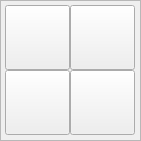
   <widget class="QFrame" name="frame_9">
    <property name="geometry">
     <rect>
      <x>810</x>
      <y>325</y>
      <width>141</width>
      <height>141</height>
     </rect>
    </property>
    <property name="frameShape">
     <enum>QFrame::StyledPanel</enum>
    </property>
    <property name="frameShadow">
     <enum>QFrame::Raised</enum>
    </property>
    <widget class="QPushButton" name="probe_p_angle_y_minus_flip">
     <property name="geometry">
      <rect>
       <x>5</x>
       <y>5</y>
       <width>65</width>
       <height>65</height>
      </rect>
     </property>
     <property name="text">
      <string/>
     </property>
     <property name="function" stdset="0">
      <string>mdi</string>
     </property>
     <property name="command" stdset="0">
      <string>o&lt;p_angle_y_minus_m_flip&gt; call</string>
     </property>
    </widget>
    <widget class="QPushButton" name="probe_p_angle_y_plus_flip">
     <property name="geometry">
      <rect>
       <x>70</x>
       <y>70</y>
       <width>65</width>
       <height>65</height>
      </rect>
     </property>
     <property name="text">
      <string/>
     </property>
     <property name="function" stdset="0">
      <string>mdi</string>
     </property>
     <property name="command" stdset="0">
      <string>o&lt;p_angle_y_plus_m_flip&gt;  call</string>
     </property>
    </widget>
    <widget class="QPushButton" name="probe_p_angle_x_minus_flip">
     <property name="geometry">
      <rect>
       <x>5</x>
       <y>70</y>
       <width>65</width>
       <height>65</height>
      </rect>
     </property>
     <property name="text">
      <string/>
     </property>
     <property name="function" stdset="0">
      <string>mdi</string>
     </property>
     <property name="command" stdset="0">
      <string>o&lt;p_angle_x_minus_m_flip&gt;  call</string>
     </property>
    </widget>
    <widget class="QPushButton" name="probe_p_angle_x_plus_flip">
     <property name="geometry">
      <rect>
       <x>70</x>
       <y>5</y>
       <width>65</width>
       <height>65</height>
      </rect>
     </property>
     <property name="text">
      <string/>
     </property>
     <property name="function" stdset="0">
      <string>mdi</string>
     </property>
     <property name="command" stdset="0">
      <string>o&lt;p_angle_x_plus_m_flip&gt; call</string>
     </property>
    </widget>
   </widget>
